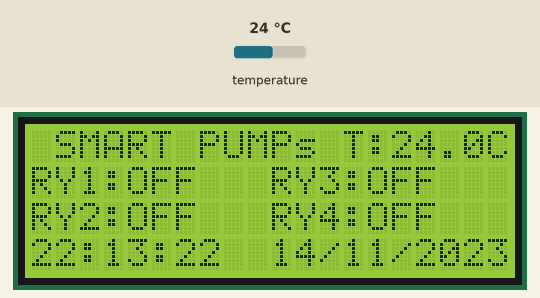
This sketch was run on a simulated Arduino Uno, built with avr-gcc and run on an emulated ATmega328P. Parts: 20×4 character LCD. The test bench sets the inputs (shaded band); at power-on: temperature 24 °C. The local clock reads 2024-03-15 10:24:30 at power-on unless the sketch sets it; what the sketch prints to the serial monitor is not drawn.

Above: at 4.3 s.
4.4 s: temperature set to 9 °C
At 5.8 s:
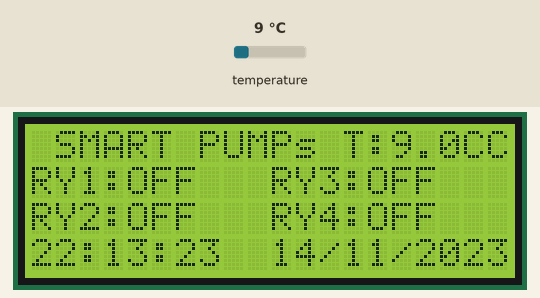
7.4 s: temperature set to 12 °C
At 8.9 s:
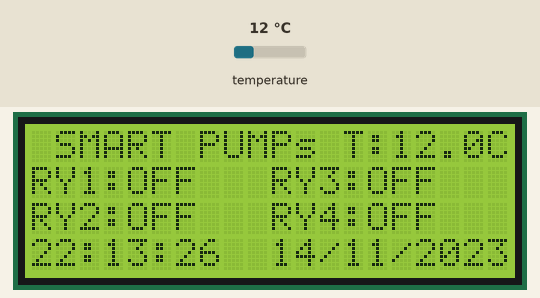
9.6 s: temperature set to 19 °C
At 10.9 s:
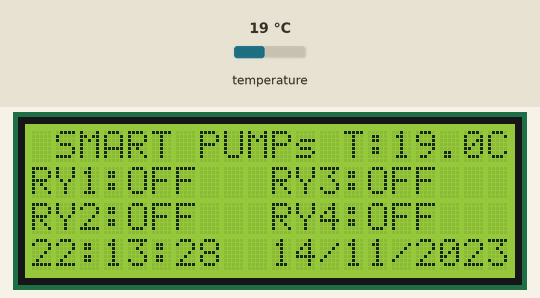
Timing chart, 0 to 12.6 s (numbered marks = the images above; inputs shaded):
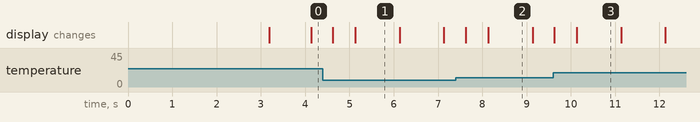

The sketch:

HelloWorld_test_lcd.ino
```cpp
#include <RTClib.h>
#include <Wire.h>
#include <LiquidCrystal_I2C.h>

// Set the LCD address to 0x27 for a 16 chars and 2 line display
LiquidCrystal_I2C lcd(0x3F, 20, 4);

RTC_DS3231 RTC;

unsigned long previousMillis = 0;        // will store last time LED was updated
const long interval = 250;           // interval at which to blink (milliseconds)

int year_now = 0;//now.year();
int month_now = 0;//now.month();
int day_now = 0;//now.day();
int hour_now = 0;//now.hour();
int minute_now = 0;//now.minute();
int second_now = 0;//now.second();

char program1_ctl_bit = 0;
char program2_ctl_bit = 0;
char program3_ctl_bit = 0;
char program4_ctl_bit = 0;

char ry1_status_bit = 0;
char ry2_status_bit = 0;
char ry3_status_bit = 0;
char ry4_status_bit = 0;

//+++++++++++++++++++++++++++++++++++++++++++++++++++++++++++++++++++
//*********************************//
int program1_on_hour = 4;
int program1_on_minute = 19;
int program1_on_second = 0;
//----------------------------------//
int program1_off_hour = 4;
int program1_off_minute = 22;
int program1_off_second = 0;
//----------------------------------//
int program1_ctl_op = 4;
//*********************************//

//+++++++++++++++++++++++++++++++++++++++++++++++++++++++++++++++++++
//*********************************//
int program2_on_hour = 3;
int program2_on_minute = 14;
int program2_on_second = 15;
//----------------------------------//
int program2_off_hour = 3;
int program2_off_minute = 16;
int program2_off_second = 17;
//----------------------------------//
int program2_ctl_op = 2;
//*********************************//

//+++++++++++++++++++++++++++++++++++++++++++++++++++++++++++++++++++
//*********************************//
int program3_on_hour = 3;
int program3_on_minute = 14;
int program3_on_second = 15;
//----------------------------------//
int program3_off_hour = 3;
int program3_off_minute = 16;
int program3_off_second = 17;
//----------------------------------//
int program3_ctl_op = 3;
//*********************************//

//+++++++++++++++++++++++++++++++++++++++++++++++++++++++++++++++++++
//*********************************//
int program4_on_hour = 3;
int program4_on_minute = 14;
int program4_on_second = 15;
//----------------------------------//
int program4_off_hour = 3;
int program4_off_minute = 16;
int program4_off_second = 17;
//----------------------------------//
int program4_ctl_op = 1;
//*********************************//
//+++++++++++++++++++++++++++++++++++++++++++++++++++++++++++++++++++

void control_relay(){
  Serial.print(hour_now);
  Serial.print(":");
  Serial.print(minute_now);
  Serial.print(":");
  Serial.print(second_now);
  Serial.println("");

  if((hour_now==program1_on_hour) && (minute_now==program1_on_minute) && (second_now >= program1_on_second) && (program1_ctl_bit == 0)){
    Serial.print("Program 1 Control Output ");
    switch(program1_ctl_op){
      case 1: Serial.println("RY 1 ON"); ry1_status_bit = 1; break;
      case 2: Serial.println("RY 2 ON"); ry2_status_bit = 1;  break;
      case 3: Serial.println("RY 3 ON"); ry3_status_bit = 1;  break;
      case 4: Serial.println("RY 4 ON"); ry4_status_bit = 1;  break;
    }
    program1_ctl_bit = 1;
  }

  if( (hour_now==program1_off_hour) && (minute_now==program1_off_minute) && (second_now >= program1_off_second) && (program1_ctl_bit == 1)){
    Serial.print("Program 1 Control Output ");
    switch(program1_ctl_op){
      case 1: Serial.println("RY 1 OFF"); ry1_status_bit = 0; break;
      case 2: Serial.println("RY 2 OFF"); ry2_status_bit = 0; break;
      case 3: Serial.println("RY 3 OFF"); ry3_status_bit = 0; break;
      case 4: Serial.println("RY 4 OFF"); ry4_status_bit = 0; break;
    }
    program1_ctl_bit = 0;
  }

  if(ry1_status_bit == 1){
    lcd.setCursor(0, 1);
    lcd.print("RY1:ON    ");
  }else if (ry1_status_bit == 0){
    lcd.setCursor(0, 1);
    lcd.print("RY1:OFF   ");
  }
  if(ry2_status_bit == 1){
    lcd.setCursor(0, 2);
    lcd.print("RY2:ON    ");
  }else if (ry2_status_bit == 0){
    lcd.setCursor(0, 2);
    lcd.print("RY2:OFF   ");
  }
  if(ry3_status_bit == 1){
    lcd.setCursor(10, 1);
    lcd.print("RY3:ON    ");
  }else if (ry3_status_bit == 0){
    lcd.setCursor(10, 1);
    lcd.print("RY3:OFF   ");
  }
  if(ry4_status_bit == 1){
    lcd.setCursor(10, 2);
    lcd.print("RY4:ON    ");
  }else if (ry4_status_bit == 0){
    lcd.setCursor(10, 2);
    lcd.print("RY4:OFF   ");
  }

}


void display_time(){
  DateTime now = RTC.now();
  year_now = now.year();
  month_now = now.month();
  day_now = now.day();
  hour_now = now.hour();
  minute_now = now.minute();
  second_now = now.second();

  float temp = RTC.getTemperature();
  lcd.setCursor(0, 0);
  lcd.print(" SMART PUMPs ");
  lcd.print("T:");
  lcd.print(temp, 1);
  lcd.print("C");


  lcd.setCursor(0, 3);
  if (hour_now < 10)
  {
    lcd.print("0");
  }
  lcd.print(hour_now, DEC);
  lcd.print(":");
  if (minute_now < 10)
  {
    lcd.print("0");
  }
  lcd.print(minute_now, DEC);
  lcd.print(":");
  if (second_now < 10)
  {
    lcd.print("0");
  }
  lcd.print(second_now, DEC);
  lcd.print("  ");
  if (day_now < 10)
  {
    lcd.print("0");
  }
  lcd.print(day_now, DEC);
  lcd.print("/");
  if (month_now < 10)
  {
    lcd.print("0");
  }
  lcd.print(month_now, DEC);
  lcd.print("/");
  lcd.print(year_now, DEC);
//  delay(500);
}

void setup()
{
	// initialize the LCD
	lcd.begin();
	lcd.print(" Welcome To System  ");
  lcd.setCursor(0, 1);
  lcd.print(" Designed By B.S.E  ");
  Serial.begin(9600);
  Serial.println("");
  Serial.println(" Welcome To System  ");
  Serial.println(" Designed By B.S.E  ");
  Wire.begin();
  delay(1000);
  RTC.begin(); // Init RTC
  delay(1000);

  if (! RTC.isrunning()) {
    Serial.println("RTC is NOT running!");
    // following line sets the RTC to the date & time this sketch was compiled
    //RTC.adjust(DateTime(__DATE__, __TIME__));
  }else{
    Serial.println("Now RTC is running!");
    RTC.adjust(DateTime(__DATE__, __TIME__));
  }

  delay(1000);
  lcd.clear();
}

void loop(){
  unsigned long currentMillis = millis();
  if (currentMillis - previousMillis >= interval) {
    previousMillis = currentMillis;
    display_time();
    control_relay();
  }
}
```

Measured:
- after the input at 4.4 s, the display: first changes after 0.23 s (image 1 shows a later state)
- after the input at 7.4 s, the display: first changes after 0.23 s (image 2 shows a later state)
- what the display in image 1 shows lasts 1.0 s, from 5.1 s to 6.1 s
